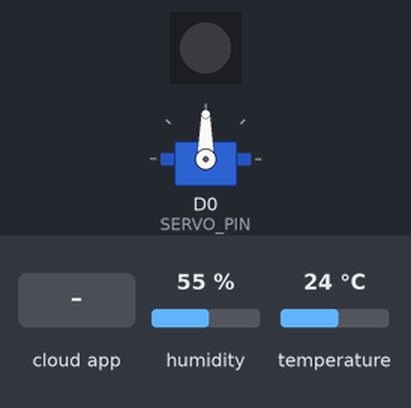
A sketch run on a simulated ESP8266 (Wemos D1 mini). On the bench: 1 RGB LEDs in strip order, left to right, servo. The test bench sets the inputs (shaded band); at power-on: humidity 55 %, temperature 24 °C. WiFi joins after 1.5 s; servers stay silent unless stated; what the sketch prints to the serial monitor is not drawn.

Above: at 2.7 s.
2.8 s: the phone or cloud app sets setGreen to 0
At 3.2 s:
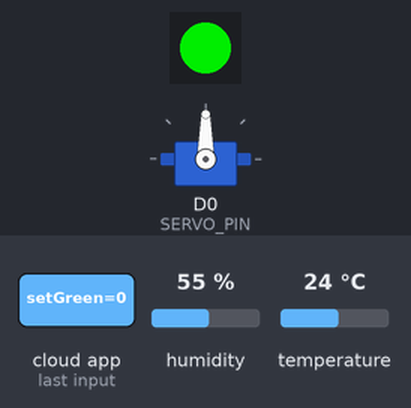
4.3 s: the phone or cloud app sets setRed to 0
At 5.5 s:
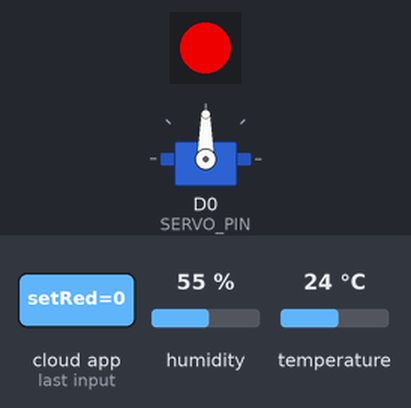
5.8 s: the phone or cloud app sets lock to 0
At 6.7 s:
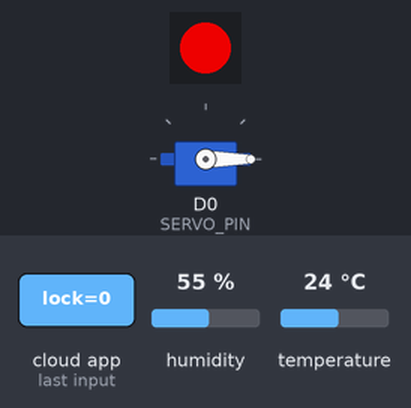
7.3 s: the phone or cloud app sets unlock to 0
At 7.8 s:
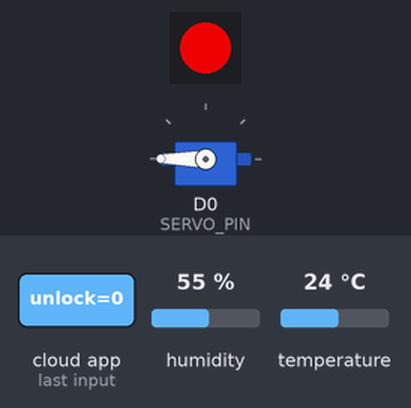
8.8 s: the phone or cloud app sets setGreen to 1
At 10.0 s:
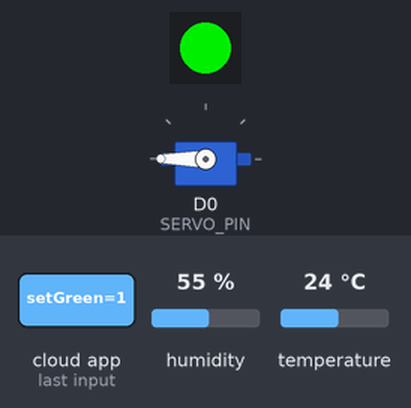
10.3 s: the phone or cloud app sets lock to 1
At 11.3 s:
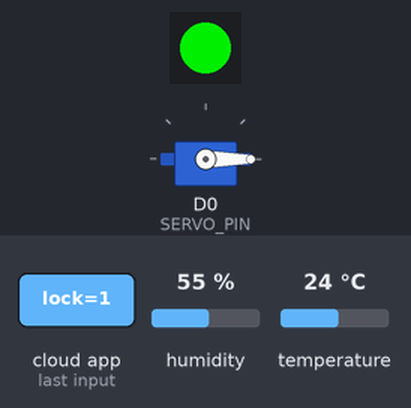
Timing chart, 0 to 12.8 s (numbered marks = the images above; inputs shaded):
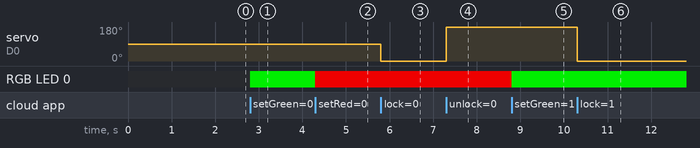

The sketch:

TemperatureRGBSmartLock.ino
```cpp
#include <ESP8266WiFi.h>
#include <TM1637Display.h>
#include <SimpleDHT.h>
#include <Servo.h>
#include <Adafruit_NeoPixel.h>
#include <ThingerESP8266.h>

#define RGB_PIN D2
#define SERVO_PIN D0
#define TEMP_PIN D3

// How many NeoPixels are attached to the Arduino?
#define NUMPIXELS      1

// Hardware used
// WEMOS D1 Mini - ESP8266
// DHT22 - Temperature module
// WS2812 - Breakout module
// SG90 - Servo

Servo myservo;
SimpleDHT22 dht22;
Adafruit_NeoPixel pixels = Adafruit_NeoPixel(NUMPIXELS, RGB_PIN, NEO_GRB + NEO_KHZ800);
ThingerESP8266 *thing;

char ssid[] = "<WIFI SSID>";  //  your network SSID (name)
char pass[] = "<WIFI PASSWORD>";       // your network password

const char* host = "<INSTANCE_NAME>.service-now.com";
const int httpsPort = 443;

bool getTemperatureHumidity(float&, float&); // get temp

unsigned long int t_SENSE_TEMP = 0;
unsigned long int t_DISPLAY_DELAY = 0;
unsigned long int t_FLASH = 0;

unsigned int g_connectionCounter = 1;

void setup()
{
	pixels.begin(); // This initializes the NeoPixel library.
  	pixels.setBrightness(200);

  	myservo.attach(SERVO_PIN);

	Serial.begin(115200);
	// We start by connecting to a WiFi network
	Serial.print("Connecting to ");
	Serial.println(ssid);
	WiFi.begin(ssid, pass);

	while (WiFi.status() != WL_CONNECTED) {
		Serial.print(".");
		delay(500);
	}

	if(g_connectionCounter) {
		Serial.println("");
		Serial.println("WiFi connected");
		Serial.println("IP address: ");
		Serial.println(WiFi.localIP());
	}

		// define the thing
	thing =  new ThingerESP8266("<THINGER_USERNAME>", "<THINGER_DEVICE_NAME>", "<THINGER_DEVICE_SECRET>");

	// lambda function to control the motor via thinger - define the function as motor()
	(*thing)["setGreen"] << [](pson & in) {
		Serial.print("Green :");
		Serial.println(in.is_empty());

		pixels.setPixelColor(0, pixels.Color(0, 255, 0));
		pixels.show();
	};

	(*thing)["setRed"] << [](pson & in) {
		Serial.print("Red :");
		Serial.println(in.is_empty());

		pixels.setPixelColor(0, pixels.Color(255, 0, 0));
		pixels.show();
	};

	(*thing)["lock"] << [](pson & in) {
		Serial.print("lock :");
		Serial.println(in.is_empty());

		myservo.write(0);
	};

	(*thing)["unlock"] << [](pson & in) {
		Serial.print("unlock :");
		Serial.println(in.is_empty());

		myservo.write(180);
	};

	t_SENSE_TEMP = millis();
	t_FLASH = t_DISPLAY_DELAY = millis();
}

void loop() {

	float temperature, humidity;

	// read the temperature & humidity

	(*thing).handle();

	if(millis() - t_SENSE_TEMP > 6000) {

		if(getTemperatureHumidity(temperature, humidity)) {
			if(pushValueToThinger(temperature, humidity, "myDevice1")) {
				Serial.println("Successfully posted to thinger ...");
			} else {
				Serial.println("Failed to post data to ServiceNow ! Check your internet connectivity ...");
			}
			Serial.print("Temp: ");
			Serial.println(temperature);
			Serial.print("Humidity :");
			Serial.println(humidity);

		} else {
			Serial.println("Unable to read temperature data ... ");
		}
		t_SENSE_TEMP = millis();
	}

	if(millis() - t_FLASH > 500) {
		t_FLASH = millis();
	}

}

bool getTemperatureHumidity(float &temp, float &hum) {
  // read without samples.
  float temperature = 0;
  float humidity = 0;
  int err = SimpleDHTErrSuccess;
  if ((err = dht22.read2(TEMP_PIN, &temperature, &humidity, NULL)) != SimpleDHTErrSuccess) {
    Serial.print("Reading DHT22 failed - may not be connected, err=");
    Serial.println(err);
    return false;
  }

  temp = temperature;
  hum = humidity;

  Serial.print("Temperature - ");
  Serial.println(temp);

  Serial.print("Humidity - ");
  Serial.println(hum);

  Serial.println();

  return true;
}

bool pushValueToThinger(float temp, float humidity, String device_id)
{
	pson out;

  	out["temperature"] = temp;
  	out["humidity"] = humidity;

	(*thing).handle();
	if ((*thing).call_endpoint("weatherdata", out) == 1) {
		Serial.println("Posted successfully ...");
		Serial.println("**ThingerManager: a posted to ServiceNow successfully via Thinger ");
		return true;
	}
	Serial.println("Failed to post data ...");
	return false;
}

// Cannot use Thinger and HTTPS at the same time, so choose one.
// This is an IoT Hardware limitation and not a limitation with the server.
bool pushValue(float temp, float humidity, String device_id) {

  // Use WiFiClientSecure class to create TLS connection
  WiFiClientSecure client;
  if (!client.connect(host, httpsPort) || (WiFi.status() != WL_CONNECTED)) {
    return false;
  }

  String url = "/api/now/v2/table/x_snc_iot_temperat_x_snc_iot_temp";
  String jsonContent = "{'temp':'"+ String(temp) +"','humidity':'"+ String(humidity) + "','device_id':'"+ device_id + "'}\r\n";

  Serial.print("Sending value to service now : ");
  Serial.println(jsonContent);

  client.print(String("POST ") + url + " HTTP/1.1\r\n" +
               "Host: " + host + "\r\n" +
               "User-Agent: ESP8266\r\n" +
               "Content-Type: application/json\r\n" +
               "Accept: application/json\r\n" +
               "Authorization: Basic <BASE64 TOKEN>\r\n" +
               "Content-Length: " + jsonContent.length() + "\r\n" +
               "Connection: close\r\n\r\n" +
               jsonContent);

  //  bypass HTTP headers
  while (client.connected()) {
    String line = client.readStringUntil('\n');
    //Serial.println( "Header: " + line );
    if (line == "\r") {
      break;
    }
  }
  //  read body length
  int bodyLength = 0;
  while (client.connected()) {
    String line = client.readStringUntil('\n');
    bodyLength = line.toInt();
    break;
  }

  Serial.println("Successfully posted values to ServiceNow instance ... ");

  return true;

}
```

Measured:
- after the input at 2.8 s, RGB LED 0: off → RGB(0, 200, 0) at once
- after the input at 4.3 s, RGB LED 0: RGB(0, 200, 0) → RGB(200, 0, 0) at once
- after the input at 5.8 s, servo on D0 (SERVO_PIN): 90° → 0° at once
- after the input at 7.3 s, servo on D0 (SERVO_PIN): 0° → 180° at once
- after the input at 8.8 s, RGB LED 0: RGB(200, 0, 0) → RGB(0, 200, 0) at once
- after the input at 10.3 s, servo on D0 (SERVO_PIN): 180° → 0° at once
